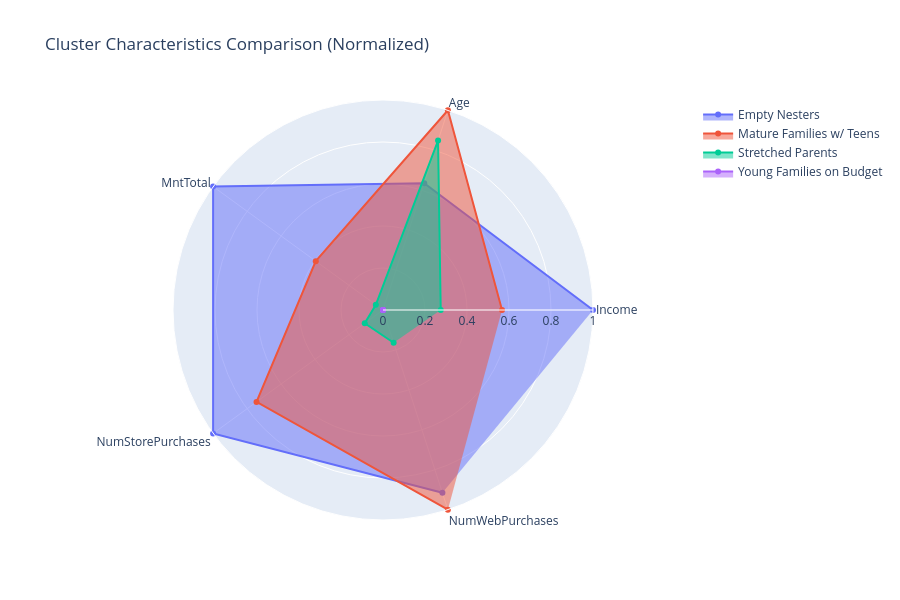

Write notebook code for a chart like this one.
### Code cell
# Radar chart comparing cluster characteristics
from sklearn.preprocessing import MinMaxScaler

# Normalize features for better visualization
features_for_radar = ['Income', 'Age', 'MntTotal', 'NumStorePurchases', 'NumWebPurchases']
cluster_means = df.groupby('Cluster_Name')[features_for_radar].mean()

# Normalize to 0-1 scale
scaler_viz = MinMaxScaler()
cluster_means_normalized = pd.DataFrame(
    scaler_viz.fit_transform(cluster_means),
    columns=cluster_means.columns,
    index=cluster_means.index
)

fig = go.Figure()

for cluster_name in cluster_means_normalized.index:
    fig.add_trace(go.Scatterpolar(
        r=cluster_means_normalized.loc[cluster_name].values,
        theta=features_for_radar,
        fill='toself',
        name=cluster_name
    ))

fig.update_layout(
    polar=dict(
        radialaxis=dict(visible=True, range=[0, 1])
    ),
    showlegend=True,
    title='Cluster Characteristics Comparison (Normalized)',
    height=600
)
fig.show()

### Figure 1 — Plotly figure (JSON) as saved in the notebook; plotly's stock layout.template omitted (floating-point values rounded to 4 significant figures)
{"data": [{"fill": "toself", "name": "Empty Nesters", "r": [1, 0.6351, 1, 1, 0.9154], "theta": ["Income", "Age", "MntTotal", "NumStorePurchases", "NumWebPurchases"], "type": "scatterpolar"}, {"fill": "toself", "name": "Mature Families w/ Teens", "r": [0.5667, 1, 0.3957, 0.7444, 1], "theta": ["Income", "Age", "MntTotal", "NumStorePurchases", "NumWebPurchases"], "type": "scatterpolar"}, {"fill": "toself", "name": "Stretched Parents", "r": [0.2748, 0.8483, 0.04215, 0.1075, 0.164], "theta": ["Income", "Age", "MntTotal", "NumStorePurchases", "NumWebPurchases"], "type": "scatterpolar"}, {"fill": "toself", "name": "Young Families on Budget", "r": [0, 0, 0, 0, 0], "theta": ["Income", "Age", "MntTotal", "NumStorePurchases", "NumWebPurchases"], "type": "scatterpolar"}], "layout": {"polar": {"radialaxis": {"visible": true, "range": [0, 1]}}, "showlegend": true, "title": {"text": "Cluster Characteristics Comparison (Normalized)"}, "height": 600}}
